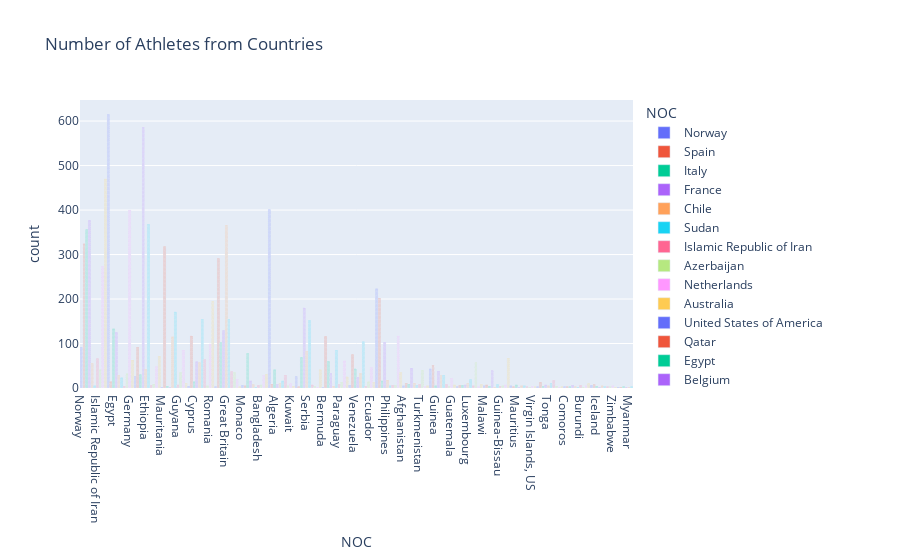

The code cell stored with this chart in its notebook:
### Code cell
fig = px.bar(athletes,x= 'NOC',title = 'Number of Athletes from Countries', color='NOC')
fig.show()
